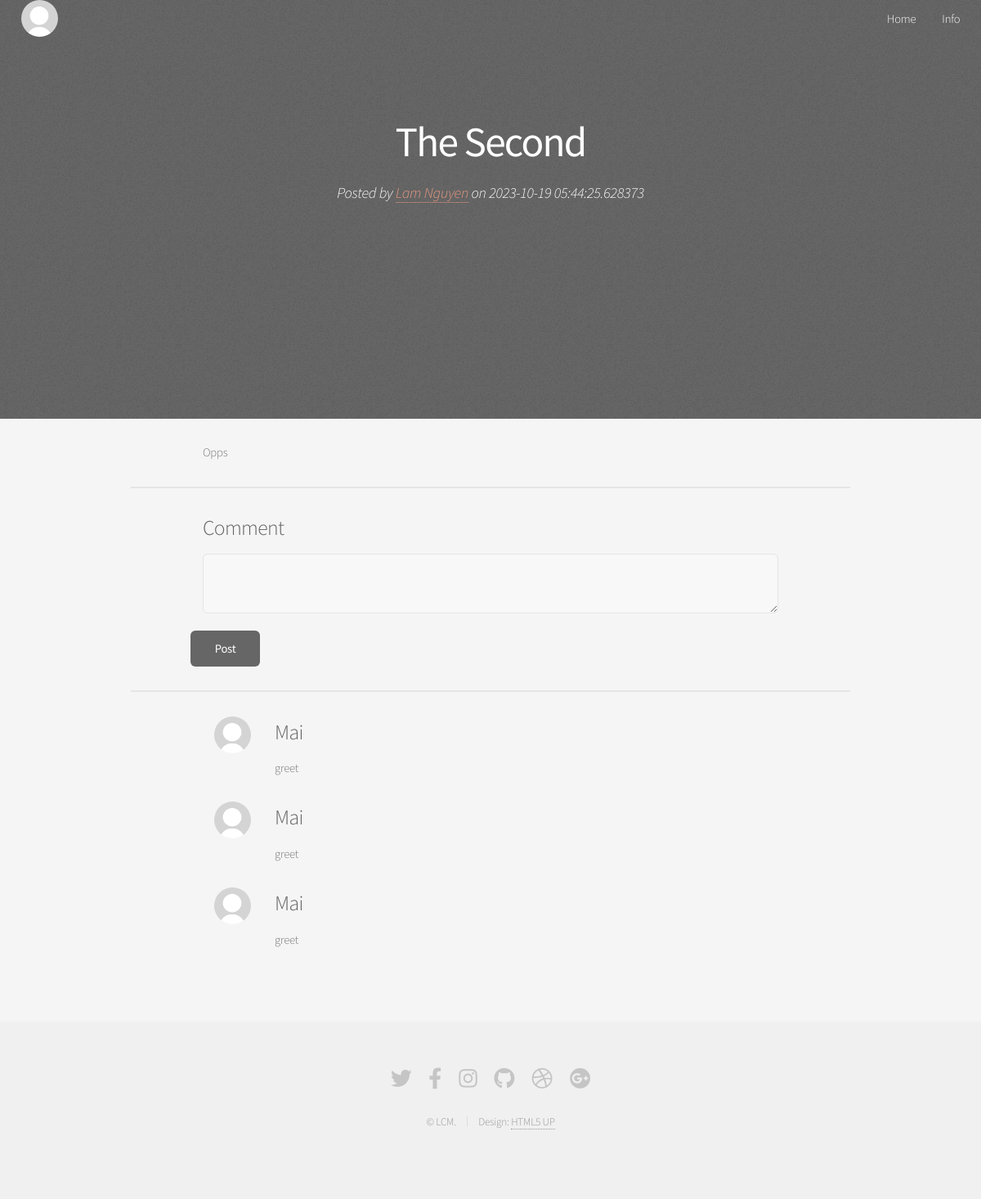
Page /post/3 (signed in) on the committed database.
### blog/model.py (models this page shows, shortened)
class Post(db.Model):
    id = db.Column(db.Integer, primary_key=True)
    title = db.Column(db.String(100), nullable=False)
    content = db.Column(db.Text, nullable=False)
    date = db.Column(db.DateTime, nullable=False, default=datetime.utcnow)
    image_cover = db.Column(db.String(20), default="..\static\default_image_cover.jpg")
    post_rela = db.relationship('State', backref=db.backref('post', lazy=True))

class User(db.Model, UserMixin):
    id = db.Column(db.Integer, primary_key=True)
    email = db.Column(db.String(100), unique=True, nullable=False)
    username = db.Column(db.String(100), nullable=False)
    password = db.Column(db.String(100), nullable=False)
    bio = db.Column(db.String(250), default=None)
    avatar = db.Column(db.String(20), default="..\static\default_avatar.png")
    image_cover = db.Column(db.String(20), default="..\static\default_image_cover.jpg")
    rank_id = db.Column(db.Integer, default=2) # except admin, rank_id=1
    user_rela = db.relationship('State', backref=db.backref('user', lazy=True))

class State(db.Model):
    id = db.Column(db.Integer, primary_key=True)
    is_author = db.Column(db.Boolean, nullable=False)
    user_id = db.Column(db.Integer, db.ForeignKey('user.id'), nullable=False)
    post_id = db.Column(db.Integer, db.ForeignKey('post.id'), nullable=False)
    comment = db.Column(db.Text)

### blog/route.py (the view)
@app.route('/post/<int:post_id>', methods=['GET', 'POST'])
@login_required
def post(post_id):
    post = Post.query.filter_by(id=post_id).first()
    author_state = State.query.filter_by(is_author=True, post_id=post.id).first()
    author = User.query.filter_by(id=author_state.user_id).first() # a user
    commenter_state = State.query.filter_by(is_author=False, post_id=post.id)
    commenter = [] # a list of users
    for state in commenter_state:
        commenter += User.query.filter_by(id=state.user_id).all()
    if current_user.id == author_state.user_id: is_authen=True
    else: is_authen=False
    form = CommentForm()
    if form.validate_on_submit():
        state = State(is_author=False, user_id=current_user.id,
                      post_id=post.id, comment=form.content.data)
        db.session.add(state)
        db.session.commit()
    return render_template('post.html', form=form, author=author, post=post,
                           commenter=commenter[::-1], commenter_state=commenter_state[::-1], is_authen=is_authen)

### blog/form.py
class CommentForm(FlaskForm):
    content = TextAreaField('Content', validators=[DataRequired()])
    submit = SubmitField('Post')

### blog/model.py (called while the page is built)
@login_manager.user_loader
def load_user(user_id):
     return User.query.get(int(user_id))

### blog/templates/post.html (shortened to what this page needs)
<!DOCTYPE HTML>
<html>
	<head>
		<link rel="stylesheet" href="../static/assets/css/main.css" />
	</head>
	<body class="landing is-preload">
		<div id="page-wrapper">
				<header id="header" class="alt">
					<nav style="left: 0.75em; right: auto;">
						<ul>
							<li>
								<a><img src="{{ current_user.avatar }}" class="avatar"></a>
							</li>
						</ul>
					</nav>
					<nav id="nav">
						<ul>
							<li><a href="{{ url_for('home') }}">Home</a></li>
							{% if current_user.is_authenticated %}
							<li><a href="{{ url_for('account') }}" class="icon solid">Info</a></li>
							{% else %}
							<li><a href="{{ url_for('logout') }}" class="button">Log Out</a></li>
							{% endif %}
						</ul>
					</nav>
				</header>
				<section id="banner" style="background-image: url('../static/assets/css/images/overlay.png'),url('{{ post.image_cover }}');">
					<h2><b style="color: white;">{{ post.title }}</b></h2>
                    <p>
                      <i>Posted by
                      <a href="#">{{ author.username }}</a> on {{ post.date }}
                      </i>
                    </p>
				</section>
				<section id="main" class="container">
					<div style="margin: 20% 10% 0% 10%">
					  <p>
						  {{ post.content | safe }}
					  </p>
					</div>
					<hr>
					{% if current_user.is_authenticated %}
					<div style="margin: 0% 10% 0% 10%">
						<h3>Comment</h3>
						<form method="post" action="{{ url_for('post', post_id=post.id) }}">
							<div class="row gtr-uniform gtr-50">
								<div class="col-12 col-12-mobilep">
									{{ form.content }}
								</div>
							</div>
							 <div class="col-12" style="margin: 3% 0;">
								<ul class="actions">
									{{ form.submit }}
								</ul>
							</div>
						</form>
					</div>
					<hr>
					{% endif %}
					<div class="container text-left row-gap-3">
						<div>
							{% for i in range(commenter| length): %}
							<div class="row">
								<div class="col-2">
									<img src="{{ commenter[i].avatar }}" class="avatar" align="right">
								</div>
								<div class="col-8">
									<h3>{{ commenter[i].username }}</h3>
								</div>
							</div>
							<div class="row">
								<div class="col-2">
								</div>
								<div class="col-8">
									<p>{{ commenter_state[i].comment }}</p>
								</div>
							</div>
							{% endfor %}
						</div>
					</div>
				</section>
				<footer id="footer">
					<ul class="icons">
						<li><a href="#" class="icon brands fa-twitter"><span class="label">Twitter</span></a></li>
						<li><a href="#" class="icon brands fa-facebook-f"><span class="label">Facebook</span></a></li>
						<li><a href="#" class="icon brands fa-instagram"><span class="label">Instagram</span></a></li>
						<li><a href="#" class="icon brands fa-github"><span class="label">Github</span></a></li>
						<li><a href="#" class="icon brands fa-dribbble"><span class="label">Dribbble</span></a></li>
						<li><a href="#" class="icon brands fa-google-plus"><span class="label">Google+</span></a></li>
					</ul>
					<ul class="copyright">
						<li>&copy; LCM.</li><li>Design: <a href="http://html5up.net">HTML5 UP</a></li>
					</ul>
				</footer>
		</div>
	</body>
</html>

### rows in the picture
Post: title "The Second", date "2023-10-19 05:44:25.628373", content "Opps"
User: username "Lam Nguyen"
User: username "Mai" "Mai" "Mai"
State: comment "greet"
State: comment "greet"
State: comment "greet"
